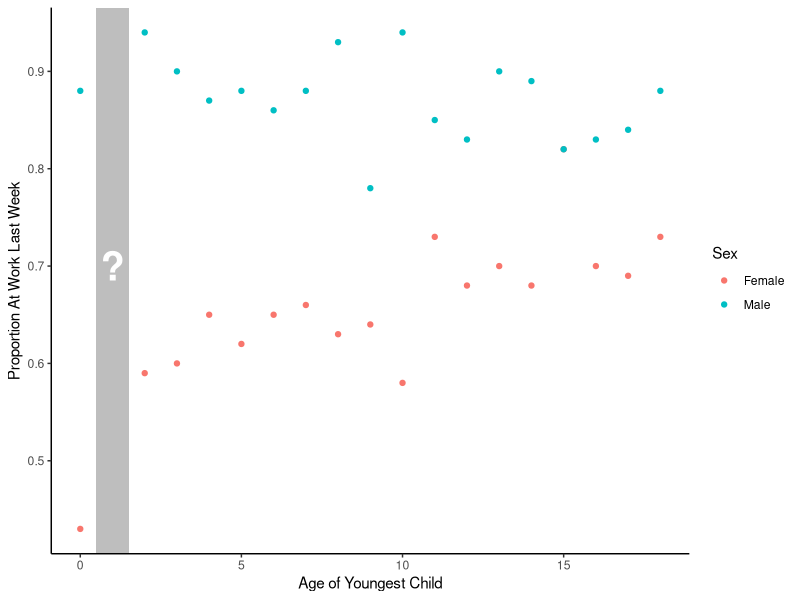

This figure's R source:
## ---- chunk 1
library(tidyverse)
library(scales)
library(haven)
## ---- chunk 2
parents <- read_csv("../data/parents.csv")
## ---- chunk 3
parents |>
  group_by(sex, child_age) |>
  summarize(at_work = mean(at_work)) |>
  ggplot(aes(x = child_age, y = at_work, color = sex)) +
  geom_point() +
  annotate(geom = "rect", xmin = .5, xmax = 1.5, ymin = -Inf, ymax = Inf, fill = "gray") +
  annotate(geom = "text", x = 1, y = .7, label = "?", color = "white", fontface = "bold", size = 10) +
  theme_classic() +
  ylab("Proportion At Work Last Week") +
  xlab("Age of Youngest Child") +
  scale_color_discrete(name = "Sex", labels = str_to_title)
## ---- chunk 4
model <- lm(at_work ~ sex * child_age, data = parents)
## ---- chunk 5
target_population <- tibble(sex = "female", child_age = 0)
## ---- chunk 6
predict(model, newdata = target_population)
